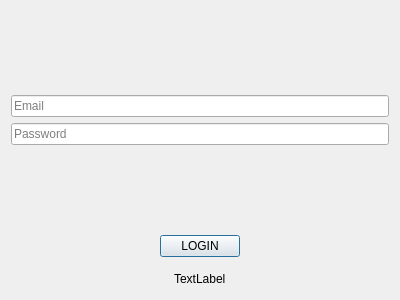
<?xml version="1.0" encoding="UTF-8"?>
<ui version="4.0">
 <class>Login</class>
 <widget class="QDialog" name="Login">
  <property name="geometry">
   <rect>
    <x>0</x>
    <y>0</y>
    <width>400</width>
    <height>300</height>
   </rect>
  </property>
  <property name="windowTitle">
   <string>Login</string>
  </property>
  <layout class="QVBoxLayout" name="verticalLayout">
   <item>
    <spacer name="verticalSpacer">
     <property name="orientation">
      <enum>Qt::Vertical</enum>
     </property>
     <property name="sizeHint" stdset="0">
      <size>
       <width>20</width>
       <height>40</height>
      </size>
     </property>
    </spacer>
   </item>
   <item>
    <widget class="QLineEdit" name="lineEditUserName">
     <property name="inputMask">
      <string/>
     </property>
     <property name="text">
      <string/>
     </property>
     <property name="frame">
      <bool>true</bool>
     </property>
     <property name="placeholderText">
      <string>Email</string>
     </property>
    </widget>
   </item>
   <item>
    <widget class="QLineEdit" name="lineEditPassword">
     <property name="echoMode">
      <enum>QLineEdit::Password</enum>
     </property>
     <property name="placeholderText">
      <string>Password</string>
     </property>
    </widget>
   </item>
   <item>
    <spacer name="verticalSpacer_2">
     <property name="orientation">
      <enum>Qt::Vertical</enum>
     </property>
     <property name="sizeHint" stdset="0">
      <size>
       <width>20</width>
       <height>40</height>
      </size>
     </property>
    </spacer>
   </item>
   <item>
    <layout class="QHBoxLayout" name="horizontalLayout_3">
     <item>
      <spacer name="horizontalSpacer">
       <property name="orientation">
        <enum>Qt::Horizontal</enum>
       </property>
       <property name="sizeHint" stdset="0">
        <size>
         <width>40</width>
         <height>20</height>
        </size>
       </property>
      </spacer>
     </item>
     <item>
      <widget class="QPushButton" name="buttonLogin">
       <property name="text">
        <string>LOGIN</string>
       </property>
      </widget>
     </item>
     <item>
      <spacer name="horizontalSpacer_4">
       <property name="orientation">
        <enum>Qt::Horizontal</enum>
       </property>
       <property name="sizeHint" stdset="0">
        <size>
         <width>40</width>
         <height>20</height>
        </size>
       </property>
      </spacer>
     </item>
    </layout>
   </item>
   <item>
    <widget class="QDialogButtonBox" name="buttonBox">
     <property name="orientation">
      <enum>Qt::Horizontal</enum>
     </property>
     <property name="standardButtons">
      <set>QDialogButtonBox::NoButton</set>
     </property>
     <property name="centerButtons">
      <bool>true</bool>
     </property>
    </widget>
   </item>
   <item>
    <layout class="QHBoxLayout" name="horizontalLayout_4">
     <item>
      <spacer name="horizontalSpacer_3">
       <property name="orientation">
        <enum>Qt::Horizontal</enum>
       </property>
       <property name="sizeHint" stdset="0">
        <size>
         <width>40</width>
         <height>20</height>
        </size>
       </property>
      </spacer>
     </item>
     <item>
      <widget class="QLabel" name="labelInfo">
       <property name="text">
        <string>TextLabel</string>
       </property>
      </widget>
     </item>
     <item>
      <spacer name="horizontalSpacer_5">
       <property name="orientation">
        <enum>Qt::Horizontal</enum>
       </property>
       <property name="sizeHint" stdset="0">
        <size>
         <width>40</width>
         <height>20</height>
        </size>
       </property>
      </spacer>
     </item>
    </layout>
   </item>
  </layout>
 </widget>
 <resources/>
 <connections>
  <connection>
   <sender>buttonBox</sender>
   <signal>accepted()</signal>
   <receiver>Login</receiver>
   <slot>accept()</slot>
   <hints>
    <hint type="sourcelabel">
     <x>248</x>
     <y>254</y>
    </hint>
    <hint type="destinationlabel">
     <x>157</x>
     <y>274</y>
    </hint>
   </hints>
  </connection>
  <connection>
   <sender>buttonBox</sender>
   <signal>rejected()</signal>
   <receiver>Login</receiver>
   <slot>reject()</slot>
   <hints>
    <hint type="sourcelabel">
     <x>316</x>
     <y>260</y>
    </hint>
    <hint type="destinationlabel">
     <x>286</x>
     <y>274</y>
    </hint>
   </hints>
  </connection>
 </connections>
</ui>
